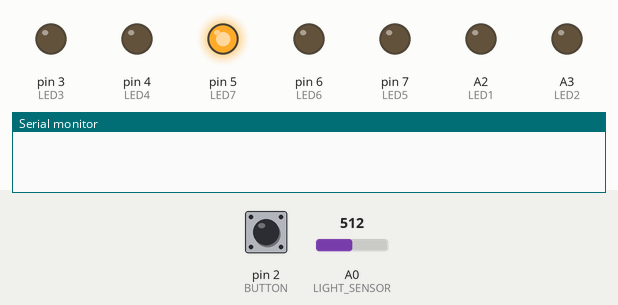
Bench run of a sketch on a simulated Arduino Uno, built with avr-gcc and run on an emulated ATmega328P. On the bench: output pins drawn as LEDs (lit = HIGH), the last lines printed to the serial monitor. Dashed ring = blinking. The test bench sets the inputs (shaded band); at power-on: pin 2 (BUTTON) HIGH, A0 (LIGHT_SENSOR) = 512.

Above: at 1.25 s.
1.3 s: pin 2 (BUTTON) pulled LOW for 0.15 s
At 2.05 s:
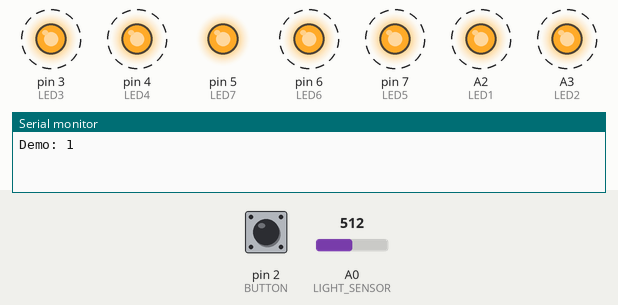
4.3 s: pin 2 (BUTTON) pulled LOW for 1 s
At 4.45 s:
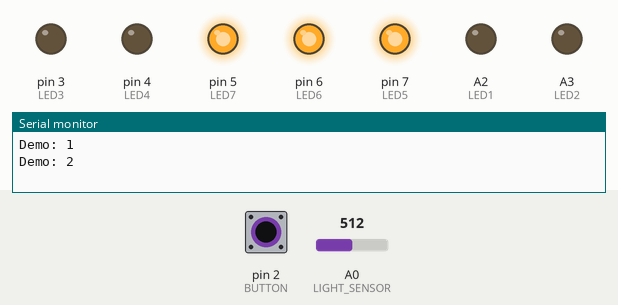
7.3 s: pin 2 (BUTTON) pulled LOW for 3.2 s
At 8.6 s:
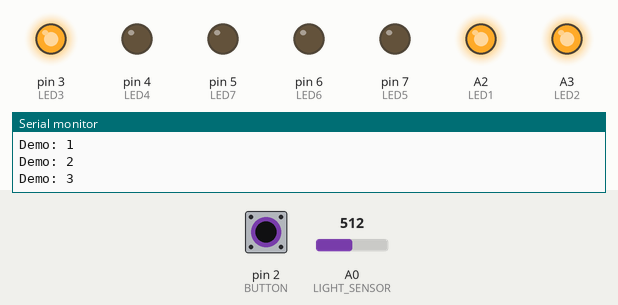
Timing chart, 0 to 10.3 s (numbered marks = the images above; inputs shaded):
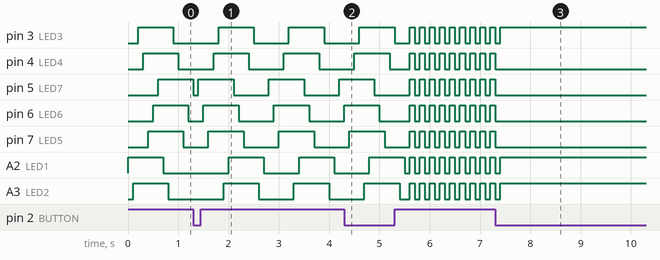

Measured:
- after the input at 7.3 s, pin 3 (LED3), A2 (LED1), A3 (LED2): goes on until 7.4 s, then stays HIGH; pin 4 (LED4), pin 5 (LED7), pin 6 (LED6), pin 7 (LED5): goes on until 7.3 s, then stays LOW
- by itself, pin 5 (LED7): repeats every 0.20 s: HIGH 0.10 s, LOW 0.10 s
- by itself, A2 (LED1): repeats every 0.20 s: LOW 0.10 s, HIGH 0.10 s

The sketch:

HG_badge.ino
```cpp
/*************************************************************************
 * Hacker Garage Badge sketch v1.0
 * Created by Pepe Ruiz @pp_ruiz https://github.com/Sxyther/HG_Badge_v1-0
 * November, 2017
*/

/**********************/
/* Global Definitions */
/**********************/
#define LED1  A2
#define LED2  A3
#define LED3  3
#define LED4  4
#define LED5  7
#define LED6  6
#define LED7  5
#define LIGHT_SENSOR  A0
#define BUTTON  2

#define GENERAL_DELAY   100
#define MAX_DEMOS       4
#define BAUDRATE        9600

#define LIGHT_SCALE     (1024/7)

/********************/
/*Prototype Section */
/********************/
void rotate_right(void);
void rotate_left(void);
void ambient_light(void);
void blink_all(void);


/*************************************/
/* general state machine declaration */
/*************************************/
void (*const smStateMachine[])(void) =
{
  rotate_left,
  rotate_right,
  blink_all,
  ambient_light,
};

/********************/
/* Global Variables */
/********************/
unsigned char u8StateMachineCounter=0;


/*****************************************************************************************************/
void pin_ISR()
{
  static unsigned long last_interrupt_time = 0;
  unsigned long interrupt_time = millis();

  // If interrupts come faster than 200ms, assume it's a bounce and ignore
  if (interrupt_time - last_interrupt_time > 200)
  {
    u8StateMachineCounter++;
    if(u8StateMachineCounter==MAX_DEMOS)
    {
      u8StateMachineCounter=0;
    }
    Serial.print("Demo: ");
    Serial.println(u8StateMachineCounter);
  }
  last_interrupt_time = interrupt_time;
}


/*****************************************************************************************************/
void setup()
{
  Serial.begin(BAUDRATE);

  /* Declare LED pins as outputs */
  pinMode(LED1,OUTPUT);
  pinMode(LED2,OUTPUT);
  pinMode(LED3,OUTPUT);
  pinMode(LED4,OUTPUT);
  pinMode(LED5,OUTPUT);
  pinMode(LED6,OUTPUT);
  pinMode(LED7,OUTPUT);

  pinMode(BUTTON,INPUT_PULLUP);
  // Attach an interrupt to the ISR vector
  attachInterrupt(0, pin_ISR, FALLING);

}

/*****************************************************************************************************/
void blink_all(void)
{
  digitalWrite(LED1,HIGH);
  digitalWrite(LED2,HIGH);
  digitalWrite(LED3,HIGH);
  digitalWrite(LED4,HIGH);
  digitalWrite(LED5,HIGH);
  digitalWrite(LED6,HIGH);
  digitalWrite(LED7,HIGH);
  delay(GENERAL_DELAY);
  digitalWrite(LED1,LOW);
  digitalWrite(LED2,LOW);
  digitalWrite(LED3,LOW);
  digitalWrite(LED4,LOW);
  digitalWrite(LED5,LOW);
  digitalWrite(LED6,LOW);
  digitalWrite(LED7,LOW);
  delay(GENERAL_DELAY);
}

/*****************************************************************************************************/
void ambient_light(void)
{
  int light=0;

  light= analogRead(LIGHT_SENSOR)/LIGHT_SCALE;

  if(light>=1)
    digitalWrite(LED1,HIGH);
  else
    digitalWrite(LED1,LOW);

  if(light>=2)
    digitalWrite(LED2,HIGH);
  else
    digitalWrite(LED2,LOW);

  if(light>=3)
    digitalWrite(LED3,HIGH);
  else
    digitalWrite(LED3,LOW);

  if(light>=4)
    digitalWrite(LED4,HIGH);
  else
    digitalWrite(LED4,LOW);

  if(light>=5)
    digitalWrite(LED5,HIGH);
  else
    digitalWrite(LED5,LOW);

  if(light>=6)
    digitalWrite(LED6,HIGH);
  else
    digitalWrite(LED6,LOW);

   if(light>=7)
    digitalWrite(LED7,HIGH);
  else
    digitalWrite(LED7,LOW);

  //Serial.println(light);


}

/*****************************************************************************************************/
void rotate_left(void)
{
  digitalWrite(LED1,HIGH);
  delay(GENERAL_DELAY);
  digitalWrite(LED2,HIGH);
  delay(GENERAL_DELAY);
  digitalWrite(LED3,HIGH);
  delay(GENERAL_DELAY);
  digitalWrite(LED4,HIGH);
  delay(GENERAL_DELAY);
  digitalWrite(LED5,HIGH);
  delay(GENERAL_DELAY);
  digitalWrite(LED6,HIGH);
  delay(GENERAL_DELAY);
  digitalWrite(LED7,HIGH);
  delay(GENERAL_DELAY);
  digitalWrite(LED1,LOW);
  delay(GENERAL_DELAY);
  digitalWrite(LED2,LOW);
  delay(GENERAL_DELAY);
  digitalWrite(LED3,LOW);
  delay(GENERAL_DELAY);
  digitalWrite(LED4,LOW);
  delay(GENERAL_DELAY);
  digitalWrite(LED5,LOW);
  delay(GENERAL_DELAY);
  digitalWrite(LED6,LOW);
  delay(GENERAL_DELAY);
  digitalWrite(LED7,LOW);
  delay(GENERAL_DELAY);

}

/*****************************************************************************************************/
void rotate_right(void)
{
  digitalWrite(LED7,HIGH);
  delay(GENERAL_DELAY);
  digitalWrite(LED6,HIGH);
  delay(GENERAL_DELAY);
  digitalWrite(LED5,HIGH);
  delay(GENERAL_DELAY);
  digitalWrite(LED4,HIGH);
  delay(GENERAL_DELAY);
  digitalWrite(LED3,HIGH);
  delay(GENERAL_DELAY);
  digitalWrite(LED2,HIGH);
  delay(GENERAL_DELAY);
  digitalWrite(LED1,HIGH);
  delay(GENERAL_DELAY);
  digitalWrite(LED7,LOW);
  delay(GENERAL_DELAY);
  digitalWrite(LED6,LOW);
  delay(GENERAL_DELAY);
  digitalWrite(LED5,LOW);
  delay(GENERAL_DELAY);
  digitalWrite(LED4,LOW);
  delay(GENERAL_DELAY);
  digitalWrite(LED3,LOW);
  delay(GENERAL_DELAY);
  digitalWrite(LED2,LOW);
  delay(GENERAL_DELAY);
  digitalWrite(LED1,LOW);
  delay(GENERAL_DELAY);

}

/*****************************************************************************************************/
void loop()
{
  /* Call State machines */
  smStateMachine[u8StateMachineCounter]();
}
```
